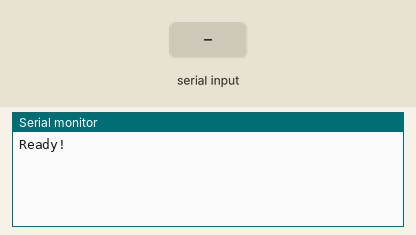
Recording of a sketch running on a simulated Arduino Zero (SAMD21). Parts: the last lines printed to the serial monitor. Inputs (shaded band) come from the test bench.

Above: at 1.2 s.
1.3 s: "90,45\n" received over Serial
At 2.2 s:
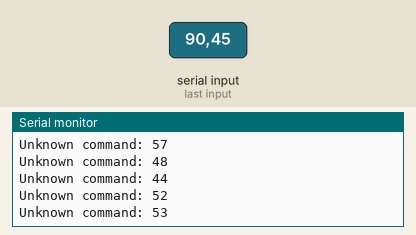
2.8 s: "I90\n" received over Serial
At 3.1 s:
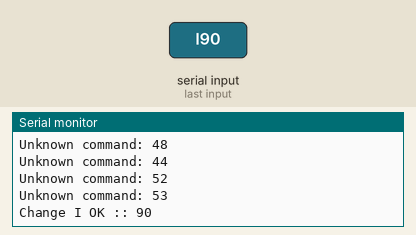
4.3 s: "V90\n" received over Serial
At 5.5 s:
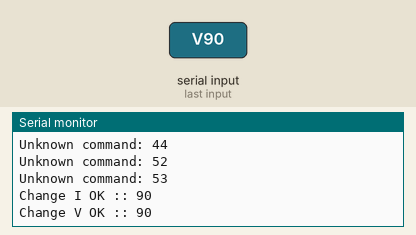
5.8 s: "E90\n" received over Serial
At 6.6 s:
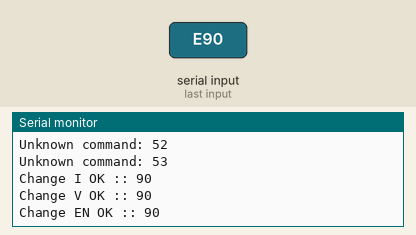
7.3 s: "S90\n" received over Serial
At 7.8 s:
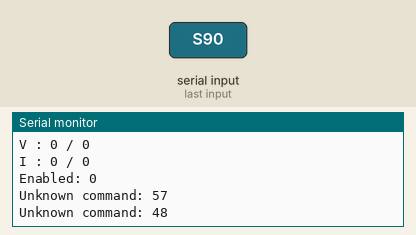
Timing chart, 0 to 9.8 s (numbered marks = the images above; inputs shaded):
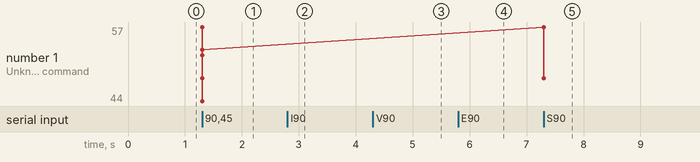

Measured:
- after the input at 1.3 s, the serial monitor: prints a new line at once (image 1)
- after the input at 2.8 s, the serial monitor: prints a new line at once (image 2)
- after the input at 4.3 s, the serial monitor: prints a new line at once (image 3)
- after the input at 5.8 s, the serial monitor: prints a new line at once (image 4)
- after the input at 7.3 s, the serial monitor: prints a new line at once (image 5)
- plotted number 1: 53 → 48 after the input at 7.3 s

The sketch:

power-output-control.ino
```cpp
#include "power_output_control.h"
#include "i2c_slave.h"
#include "config.h"
#include "uart_console.h"

void setup() {
  power_output_control_init();
  i2c_slave_init();

  #if UART_ENABLED
  uart_console_init();
  Serial.println("Ready!");
  #endif

  #if SET_DEFAULT_V_I_ON_START
  power_output_control_setI(100);
  power_output_control_setV(200);
  power_output_control_start(true);
  #endif
}

void loop() {
  power_output_control_on_main_loop();

  #if UART_ENABLED
  uart_console_on_main_loop();
  #endif
}
```

i2c_slave.cpp
```cpp
#include "i2c_slave.h"

#include "Arduino.h"
#include "Wire.h"
#include "power_output_control.h"
#include "CRC.h"
#include "config.h"

#define I2C_COMMAND_SET_LIMIT_V 0x01
#define I2C_COMMAND_SET_LIMIT_I 0x02
#define I2C_COMMAND_SET_ENABLE  0x03
#define I2C_COMMAND_ADD_LIMIT_V 0x04
#define I2C_COMMAND_ADD_LIMIT_I 0x05
#define I2C_COMMAND_SUB_LIMIT_V 0x06
#define I2C_COMMAND_SUB_LIMIT_I 0x07

void i2c_slave_on_receive(int bytes);
void i2c_slave_on_request();

void i2c_slave_init() {
  Wire.begin(I2C_SLAVE_ADDRESS);
  Wire.setClock(100000);
  Wire.onReceive(&i2c_slave_on_receive);
  Wire.onRequest(&i2c_slave_on_request);
}

void i2c_slave_on_receive(int bytes) {
  if (bytes != 4) {
    return;
  }

  if (Wire.available() < 4) {
    return;
  }
  uint8_t command = Wire.read();
  uint8_t arg1 = Wire.read();
  uint8_t arg2 = Wire.read();
  uint8_t crc = Wire.read();

  uint8_t data[3] = { command, arg1, arg2 };
  uint8_t calc_crc = calcCRC8(data, sizeof(data));

  if (crc == calc_crc) {
    if (command == I2C_COMMAND_SET_LIMIT_V) {
      power_output_control_setV(arg1 * 0xFF + arg2);
    } else if (command == I2C_COMMAND_SET_LIMIT_I) {
      power_output_control_setI(arg1 * 0xFF + arg2);
    } else if (command == I2C_COMMAND_SET_ENABLE) {
      power_output_control_start(arg1 == 0x01 ? true : false);
    } else if (command == I2C_COMMAND_ADD_LIMIT_V) {
      power_output_control_addV(arg1 * 0xFF + arg2, true);
    } else if (command == I2C_COMMAND_ADD_LIMIT_I) {
      power_output_control_addI(arg1 * 0xFF + arg2, true);
    } else if (command == I2C_COMMAND_SUB_LIMIT_V) {
      power_output_control_addV(arg1 * 0xFF + arg2, false);
    } else if (command == I2C_COMMAND_SUB_LIMIT_I) {
      power_output_control_addI(arg1 * 0xFF + arg2, false);
    }
  }
}

void i2c_slave_on_request() {
  t_power_output_stats status;
  memset(&status, 0, sizeof(t_power_output_stats));
  power_output_control_status(status);

  uint8_t data[12] = {
    (uint8_t)(status.limit_I / 0xFF),
    (uint8_t)(status.limit_I % 0xFF),
    (uint8_t)(status.limit_V / 0xFF),
    (uint8_t)(status.limit_V % 0xFF),
    (uint8_t)(status.actual_I / 0xFF),
    (uint8_t)(status.actual_I % 0xFF),
    (uint8_t)(status.actual_V / 0xFF),
    (uint8_t)(status.actual_V % 0xFF),
    (status.enabled ? (uint8_t)0x01 : (uint8_t)0x00),
    0x00,
    0x00
   };

  uint8_t crc = calcCRC8(data, 10 - 1);

  data[10 - 1] = crc;
/*
  for (uint8_t i = 0; i<10; i++) {
    Serial.print(data[i], HEX);
    Serial.print(" ");
  }
  Serial.println();
  */
  Wire.write(data, 12);
}
```

i2c_slave.h
```cpp
#ifndef I2C_SLAVE_H_
#define I2C_SLAVE_H_

void i2c_slave_init();

#endif /* #define I2C_SLAVE_H_ */
```

led.cpp
```cpp
#include "led.h"

#include "Arduino.h"
#include "config.h"

bool led_overloaded_active = false;
bool led_poweroutput_active = false;

void led_init() {
  pinMode(PIN_LED_OVERLOADED, OUTPUT);
  digitalWrite(PIN_LED_OVERLOADED, LOW);

  pinMode(PIN_LED_POWEROUTPUT, OUTPUT);
  digitalWrite(PIN_LED_POWEROUTPUT, LOW);

  led_overloaded_active = false;
  led_poweroutput_active = false;
}

void led_set_overloaded(bool on) {
  if (led_overloaded_active != on) {
    digitalWrite(PIN_LED_OVERLOADED, on ? HIGH : LOW);
    led_overloaded_active = on;
  }
}

void led_set_poweroutput(bool on) {
  if (led_poweroutput_active != on) {
    digitalWrite(PIN_LED_POWEROUTPUT, on ? HIGH : LOW);
    led_poweroutput_active = on;
  }
}
```

led.h
```cpp
#ifndef LED_H_
#define LED_H_

#include "stdbool.h"

void led_init();
void led_set_overloaded(bool overload);
void led_set_poweroutput(bool overload);

#endif /* #define LED_H_ */
```

power_output_control.h
```cpp
#ifndef POWER_OUTPUT_CONTROL_H_
#define POWER_OUTPUT_CONTROL_H_

#include "stdint.h"

typedef struct t_power_output_stats {
  uint16_t limit_I;
  uint16_t limit_V;
  uint16_t actual_I;
  uint16_t actual_V;
  bool enabled;
} t_power_output_stats;


void power_output_control_init();

void power_output_control_on_main_loop();

void power_output_control_addV(uint16_t delta, bool add);
void power_output_control_addI(uint16_t delta, bool add);
void power_output_control_setV(uint16_t voltage_x1000);
void power_output_control_setI(uint16_t current_x1000);
void power_output_control_start(bool enable);

void power_output_control_status(t_power_output_stats & status);

#endif /* #define POWER_OUTPUT_CONTROL_H_ */
```

uart_console.cpp
```cpp
#include "uart_console.h"

#include "Arduino.h"
#include "power_output_control.h"

#if UART_ENABLED
void uart_console_init() {
  Serial.begin(9600);
}

void uart_console_on_main_loop() {
  if (Serial.available()) {
    uint8_t v = Serial.read();
    if (v == 'I') {
      uint16_t value = 0;
      while(true) {
        if (!Serial.available()) {
          continue;
        }

        uint8_t tmp = Serial.read();
        if (tmp == '\r' || tmp == '\n') {
          break;
        }

        value = value * 10 + (tmp - '0');
      }
      power_output_control_setI(value);
      Serial.print("Change I OK :: ");
      Serial.println(value);
    } else if (v == 'V') {
      uint16_t value = 0;
      while(true) {
        if (!Serial.available()) {
          continue;
        }

        uint8_t tmp = Serial.read();
        if (tmp == '\r' || tmp == '\n') {
          break;
        }

        value = value * 10 + (tmp - '0');
      }
      power_output_control_setV(value);
      Serial.print("Change V OK :: ");
      Serial.println(value);
    } else if (v == 'E') {
      while(!Serial.available());

      uint16_t value = 0;
      while(true) {
        if (!Serial.available()) {
          continue;
        }

        uint8_t tmp = Serial.read();
        if (tmp == '\r' || tmp == '\n') {
          break;
        }

        value = value * 10 + (tmp - '0');
      }
      power_output_control_start(value == 0x01 ? true : false);
      Serial.print("Change EN OK :: ");
      Serial.println(value);
    } else if (v == 'S') {
      t_power_output_stats status;
      memset(&status, 0, sizeof(t_power_output_stats));
      power_output_control_status(status);

      Serial.print("V : ");
      Serial.print(status.actual_V);
      Serial.print(" / ");
      Serial.println(status.limit_V);

      Serial.print("I : ");
      Serial.print(status.actual_I);
      Serial.print(" / ");
      Serial.println(status.limit_I);

      Serial.print("Enabled: ");
      Serial.println(status.enabled);
    } else if (v != '\r' && v != '\n') {
      Serial.print("Unknown command: ");
      Serial.println(v);
    }
  }
}
#endif
```

uart_console.h
```cpp
#ifndef UART_CONSOLEH_
#define UART_CONSOLEH_

#include "config.h"

#if UART_ENABLED
void uart_console_init();
void uart_console_on_main_loop();
#endif

#endif /* #define UART_CONSOLEH_ */
```

config.h
```cpp
#ifndef CONFIG_H_
#define CONFIG_H_

#define UART_ENABLED true
#define SET_DEFAULT_V_I_ON_START false

// C2
#define PIN_LED_OVERLOADED 12
// C3
#define PIN_LED_POWEROUTPUT 13

// A7
#define PIN_POWER_OUTPUT_SENSE_I PIN_PA7
// B4
#define PIN_POWER_OUTPUT_SENSE_V PIN_PB4

// A5
#define PIN_POWER_OUTPUT_IC_FB A5
// B5
#define PIN_POWER_OUTPUT_SHUTDOWN PIN_PB5

#define I2C_SLAVE_ADDRESS 0x33

#endif /* #define CONFIG_H_ */
```
